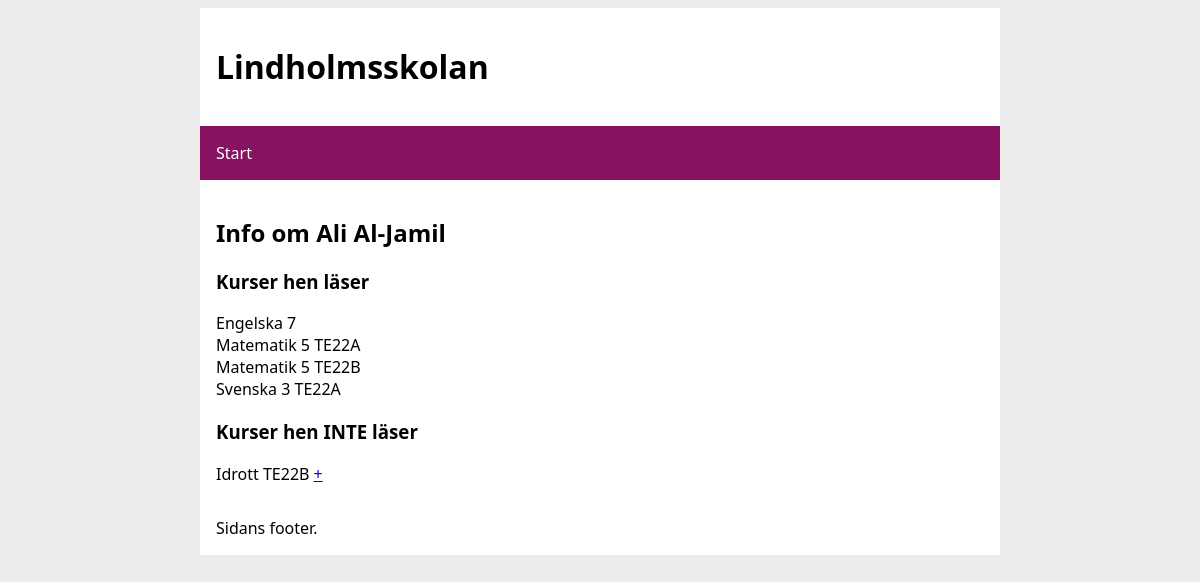
The page /public_html/projekt-3/student.php?id=1 on the database its author committed.
### tables this page shows
CREATE TABLE Students (StudentId INTEGER PRIMARY KEY AUTOINCREMENT, FirstName TEXT NOT NULL, LastName TEXT NOT NULL, BirthYear INTEGER NOT NULL);

CREATE TABLE Classes (ClassId INTEGER PRIMARY KEY AUTOINCREMENT, Name TEXT NOT NULL, TeacherId INTEGER REFERENCES Teachers (TeacherId));

### public_html/projekt-3/student.php (the view, shortened to what this page needs)
<?php
require_once("../../projekt-3-app.php");
$studentInfoStmt = $pdo->prepare("SELECT * FROM Students WHERE StudentId = :StudentId");
$studentInfoStmt->execute(["StudentId" => $_GET['id']]);
$studentInfoResult = $studentInfoStmt->fetch();
$allClassesStmt = $pdo->prepare('SELECT * FROM Classes');
$allClassesStmt->execute();
$allClassesResult = $allClassesStmt->fetchAll(PDO::FETCH_ASSOC);
$studentsClassesStmt = $pdo->prepare("SELECT ClassId FROM StudentsClassesView WHERE StudentId = :StudentId");
$studentsClassesStmt->execute(["StudentId" => $_GET['id']]);
$studentsClassesResult = $studentsClassesStmt->fetchAll(PDO::FETCH_COLUMN);
require($includeDir . "/header.php");
?>
<main>
    <?php if ($studentInfoResult == false): ?>
        Studenten hittades inte
    <?php else: ?>
        <h2>Info om <?= $studentInfoResult['FirstName'] . " " . $studentInfoResult['LastName'] ?></h2>
        <h3>Kurser hen läser</h3>
        <div>
            <?php
            foreach ($allClassesResult as $key => $value) {
                if (in_array($value['ClassId'], $studentsClassesResult)): ?>
                    <?= $value['Name'] ?><br>
                    <?php
                endif;
            }
            ?>
        </div>
        <h3>Kurser hen INTE läser</h3>
        <?php
        foreach ($allClassesResult as $key => $value) {
            if (!in_array($value['ClassId'], $studentsClassesResult)): ?>
                <?= $value['Name'] ?> <a href="add-student-class.php?class=<?= $value['ClassId'] ?>&student=<?= $studentInfoResult['StudentId'] ?>">+</a> <br><?php
            endif;
        }
        ?>
    <?php endif; ?>
</main>
<?php require($includeDir . "/footer.php"); ?>

### public_html/projekt-3/style.css (style rules this page uses)
* { box-sizing: border-box; }
:root { --site-width: 50rem; }
body { background-color: rgb(237, 237, 237); font-family: system-ui, -apple-system, BlinkMacSystemFont, 'Segoe UI', Roboto, Oxygen, Ubuntu, Cantarell, 'Open Sans', 'Helvetica Neue', sans-serif; }
header, main, footer { max-width: var(--site-width); margin: auto; background-color: white; padding: 1rem; }

### rows shown on the page
students: FirstName "Ali", LastName "Al-Jamil"
classes: Name "Engelska 7"
classes: Name "Matematik 5 TE22A"
classes: Name "Matematik 5 TE22B"
classes: Name "Svenska 3 TE22A"
classes: Name "Idrott TE22B"
